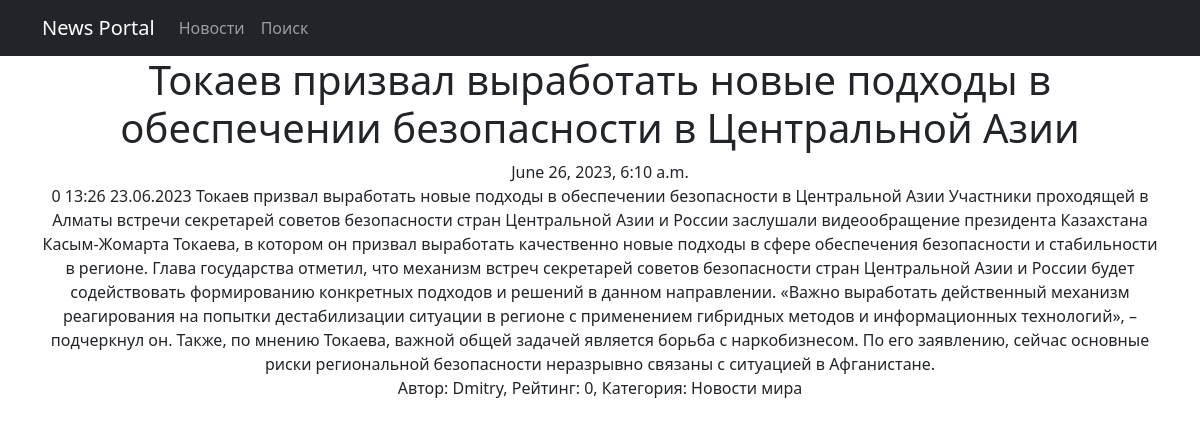
The app's page /posts/9 with its own data.
### news/models.py (models this page shows, shortened)
class Post(models.Model):
    article = 'AR'
    news = 'NW'
    POST_TYPE = [
        (article, 'Статья'),
        (news, 'Новости')
    ]
    author = models.ForeignKey(Author, on_delete=models.CASCADE)
    postType = models.CharField(max_length=2, choices=POST_TYPE, default=article)
    timeDateCreation = models.DateTimeField(auto_now_add=True)
    postCategory = models.ManyToManyField(Category, through="PostCategory")
    title = models.CharField(max_length=255)
    text = models.TextField()
    postRating = models.IntegerField(default=0)

class Author(models.Model):
    user = models.OneToOneField(User, on_delete=models.CASCADE, null=True)
    authorRating = models.IntegerField(default=0)
    def __str__(self):
        return f'{self.user}'

class PostCategory(models.Model):
    post = models.ForeignKey(Post, on_delete=models.CASCADE)
    category = models.ForeignKey(Category, on_delete=models.CASCADE)

class Category(models.Model):
    categoryName = models.CharField(max_length=64, unique=True)
    def __str__(self):
        return f'{self.categoryName}'

### news/views.py (the view)
# urls.py: path('<int:pk>', PostDetail.as_view(), name = 'post_detail'),
class PostDetail(DetailView):
    model = Post
    order = 'title'
    template_name = 'post_detail.html'
    context_object_name = 'post_link'
    def get_context_data(self, **kwargs):
        context = super().get_context_data(**kwargs)
        context['is_not_authors'] = not self.request.user.groups.filter(name='authors').exists()
        context['is_authors'] = self.request.user.groups.filter(name='authors').exists()
        return context

### news/templatetags/custom_filters.py (called while the page is built)
@register.filter(name = 'censor')
def censor(value):
    censor_list = ['редиска']
    text = value.split()
    for word in text:
        if word.lower() in censor_list:
            count = len(word) - 1
            value = value.replace(word, word[0] + '*' * count)
    return(value)

### templates/post_detail.html (shortened to what this page needs)
{% extends 'flatpages/default.html' %}
{% load custom_filters %}
{% block content %}
{% if post_link %}
<h1>{{ post_link.title }}</h1>
<div>
  {{ post_link.timeDateCreation }}
</div>
<div>
  {{ post_link.text|censor }}
</div>
<div>
  Автор: {{ post_link.author }}, Рейтинг: {{ post_link.postRating }}, Категория:
  {% for cat in post_link.postcategory_set.all %}
      {{ cat.category }}
  {% endfor %}
</div>
{% else %}
<h2>Новостей нет!</h2>
{% endif %}
{% endblock content %}\

### records on screen
Post: title "Токаев призвал выработать новые подходы в обеспечении безопасности в Центральной Азии", timeDateCreation "June 26, 2023, 6:10 a.m.", text|censor "0 13:26 23.06.2023 Токаев призвал выработать новые подходы в обеспечении безопасности в Центральной Азии Участники проходящей в Алматы встречи секретарей советов безопасности стран Центральной Азии и России заслушали видеообращение президента Казахстана Касым-Жомарта Токаева, в котором он призвал выработать качественно новые подходы в сфере обеспечения безопасности и стабильности в регионе. Глава государства отметил, что механизм встреч секретарей советов безопасности стран Центральной Азии и России будет содействовать формированию конкретных подходов и решений в данном направлении. «Важно выработать действенный механизм реагирования на попытки дестабилизации ситуации в регионе с…", author "Dmitry", postRating "0"
PostCategory: category "Новости мира"
